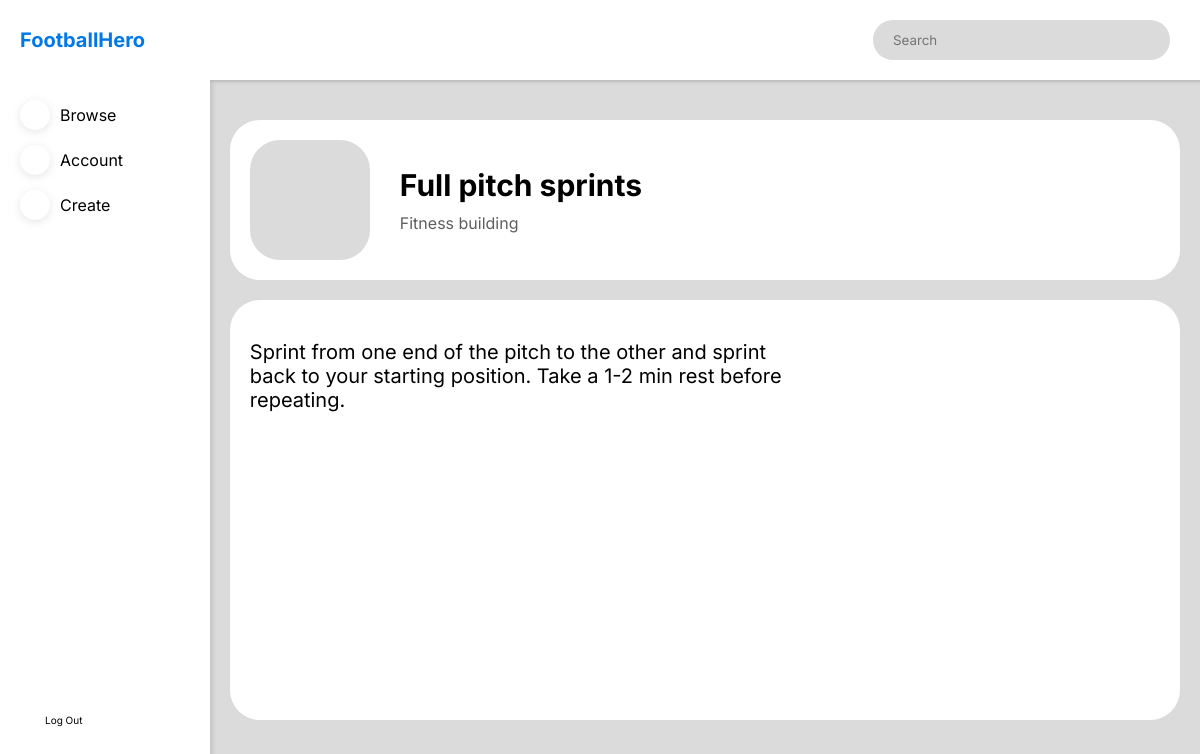
/exercise/3 (signed in), run on the app's committed database.
### website/models.py (models this page shows)
class Exercise(db.Model):
    id = db.Column(db.Integer, primary_key=True)
    name = db.Column(db.String(150), nullable=False)
    type_id = db.Column(db.Integer, db.ForeignKey('type.id'), nullable=False)
    Instructions = db.Column(db.String(1000))

class Type(db.Model):
    id = db.Column(db.Integer, primary_key=True)
    type = db.Column(db.String(150), nullable=False)
    exercise = db.relationship('Exercise')

### website/dashboard.py (the view)
@dashboard.route('/exercise/<int:id>')
@login_required
def exercise(id):
    exercise = db.session.\
        query(
            Exercise,
            Type).\
        join(Type).\
        filter(
            Exercise.id == id
        ).\
        first()
    if exercise:
        return render_template(
            'exercise.html',
            exercise=exercise
        )
    else:
        abort(404)

### website/templates/exercise.html (shortened to what this page needs)
{% extends 'dashboard_template.html' %} {% block content %}
<div class="dashboard-body-element dashboard-body-first dashboard-body-exercise-first">
  <div class="dashboard-body-icon dashboard-body-tag">
    <span class="iconify" data-icon="map:gym"></span>
  </div>
  <div class="dashboard-body-tag dashboard-body-tag-info">
    <p>{{exercise[0].name | capitalize}}</p>
    <p>{{exercise[1].type | capitalize}}</p>
  </div>
</div>
<div class="dashboard-body-element dashboard-body-exercise">
  <div class="dashboard-exercise-instructions">
    {{exercise[0].Instructions}}
  </div>
</div>
{% endblock %}

### website/static/styles.css (style rules this page uses)
* { padding: 0; margin: 0; box-sizing: border-box; font-family: "Inter", "Poppins"; }
:root { --main-color: #0078e7; --secondary-color: #dbdbdb; --background-colour: #ffffff; --text-color-1: #000000; --text-color-2: #5e5e5e; --text-color-3: #ffffff; }
html { scroll-behavior: smooth; }
.dashboard-body-first { margin-top: 40px; }
.dashboard-body-icon { height: 120px; width: 120px; background-color: var(--secondary-color); border-radius: 30px; display: flex; align-items: center; justify-content: center; }
.dashboard-body-icon .iconify { width: 60%; height: 60%; color: var(--text-color-2); }
.dashboard-body-tag p:first-child { margin-bottom: 10px; }
.dashboard-body-exercise { margin-top: 20px; margin-bottom: 200px; height: 60%; }
.dashboard-exercise-instructions { height: 90%; width: 60%; margin: auto; margin-left: 0; font-size: 20px; margin-top: 20px; }
.dashboard-body-element { width: 96%; margin-left: auto; margin-right: auto; background-color: var(--background-colour); padding: 20px; border-radius: 30px; }
.dashboard-body-exercise-first { display: flex; align-items: center; }
.dashboard-body-exercise-first .dashboard-body-tag:not(:first-child) { margin-left: 30px; }
.dashboard-body-tag-info p:not(:first-child) { color: var(--text-color-2); }
.dashboard-body-tag-info p:first-child { font-size: 30px; font-weight: bold; }

### data on the page
Exercise: name "Full pitch sprints", Instructions "Sprint from one end of the pitch to the other and sprint back to your starting position. Take a 1-2 min rest before repeating."
Type: type "Fitness building"
